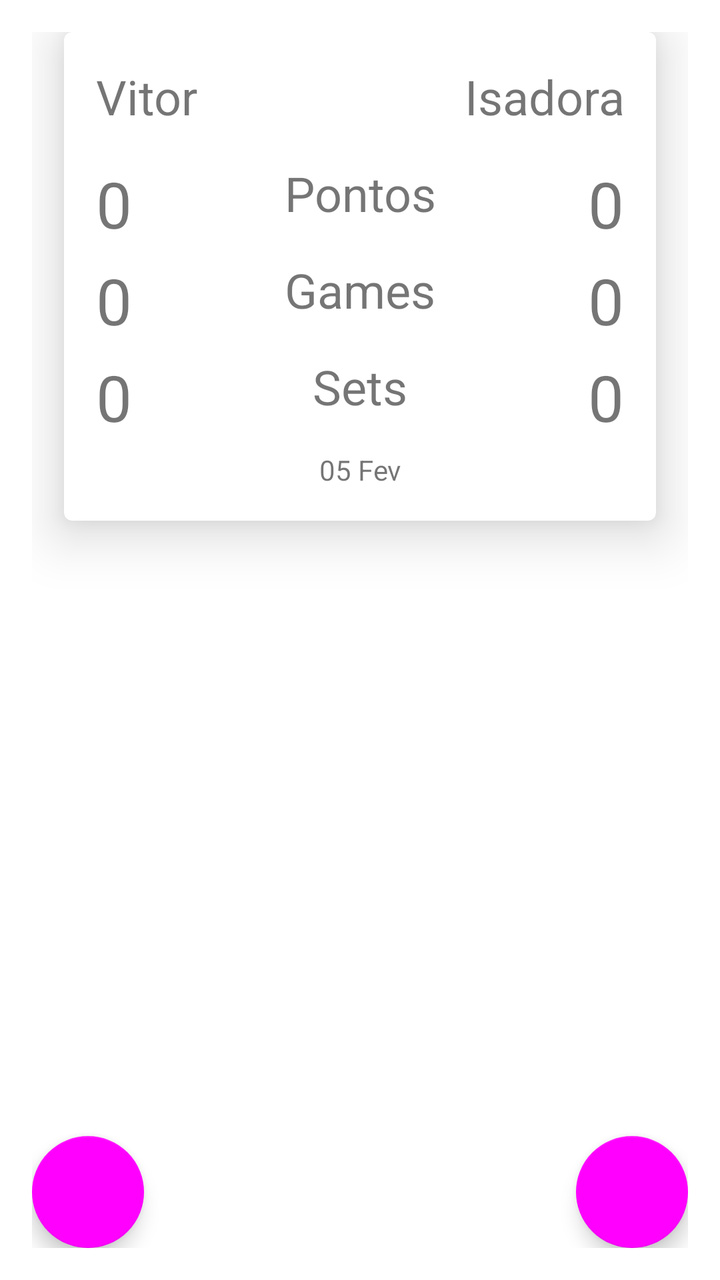
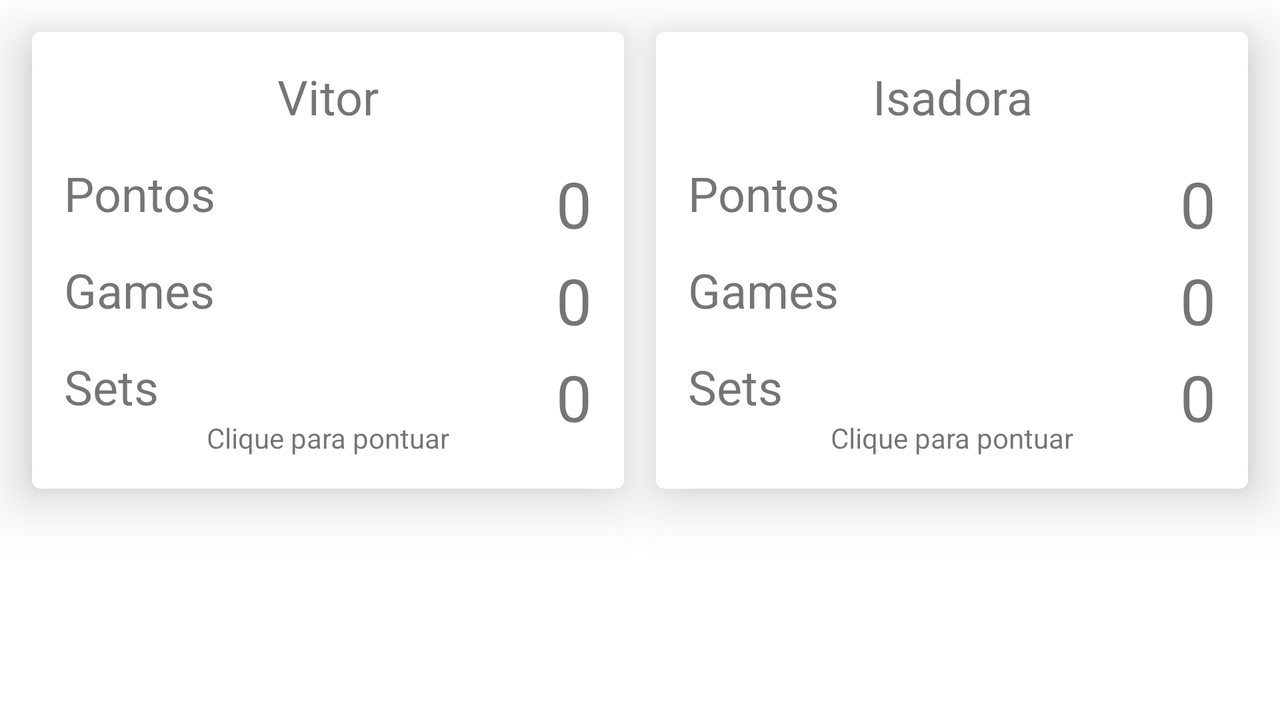

The same Android screen from two of the app's own layout files: first res/layout/ as a phone draws it, then the repository's variant for another configuration, drawn on a device whose configuration selects that folder. Both files follow.
<!-- AndroidManifest.xml: application theme AppTheme -->
<!-- res/layout/activity_match.xml -->
<?xml version="1.0" encoding="utf-8"?>
<androidx.constraintlayout.widget.ConstraintLayout xmlns:android="http://schemas.android.com/apk/res/android"
        xmlns:app="http://schemas.android.com/apk/res-auto"
        android:layout_width="match_parent"
        android:layout_height="match_parent"
        android:background="@android:color/white"
        android:padding="@dimen/default_margin"
        >

    <include layout="@layout/component_match" />

    <com.google.android.material.floatingactionbutton.FloatingActionButton
            android:id="@+id/match_host_add_point"
            android:layout_width="wrap_content"
            android:layout_height="wrap_content"
            app:layout_constraintBottom_toBottomOf="parent"
            app:layout_constraintStart_toStartOf="parent"
            />


    <com.google.android.material.floatingactionbutton.FloatingActionButton
            android:id="@+id/match_guest_add_point"
            android:layout_width="wrap_content"
            android:layout_height="wrap_content"
            app:layout_constraintBottom_toBottomOf="parent"
            app:layout_constraintEnd_toEndOf="parent"
            />

</androidx.constraintlayout.widget.ConstraintLayout>
<!-- res/layout/component_match.xml (included above) -->
<?xml version="1.0" encoding="utf-8"?>
<com.google.android.material.card.MaterialCardView xmlns:android="http://schemas.android.com/apk/res/android"
        xmlns:app="http://schemas.android.com/apk/res-auto"
        xmlns:tools="http://schemas.android.com/tools"
        android:id="@+id/component_match_card"
        android:layout_width="match_parent"
        android:layout_height="wrap_content"
        android:layout_marginStart="@dimen/default_margin"
        android:layout_marginTop="@dimen/default_margin"
        android:layout_marginEnd="@dimen/default_margin"
        android:clickable="true"
        android:focusable="true"
        android:foreground="?attr/selectableItemBackground"
        app:cardElevation="@dimen/default_margin"
        >

    <androidx.constraintlayout.widget.ConstraintLayout
            android:layout_width="match_parent"
            android:layout_height="wrap_content"
            android:padding="@dimen/default_margin"
            >

        <View
                android:id="@+id/component_match_anchor"
                android:layout_width="1dp"
                android:layout_height="1dp"
                android:visibility="invisible"
                app:layout_constraintEnd_toEndOf="parent"
                app:layout_constraintStart_toStartOf="parent"
                app:layout_constraintTop_toTopOf="parent"
                />

        <androidx.appcompat.widget.AppCompatTextView
                android:id="@+id/component_match_host_name"
                android:layout_width="0dp"
                android:layout_height="wrap_content"
                android:ellipsize="end"
                android:maxLines="1"
                android:textSize="@dimen/label_text_size"
                app:layout_constraintEnd_toStartOf="@id/component_match_anchor"
                app:layout_constraintStart_toStartOf="parent"
                app:layout_constraintTop_toTopOf="parent"
                tools:text="Vitor"
                />

        <androidx.appcompat.widget.AppCompatTextView
                android:id="@+id/component_match_host_points"
                android:layout_width="0dp"
                android:layout_height="wrap_content"
                android:text="@string/zero"
                android:textSize="@dimen/score_text_size"
                app:layout_constraintStart_toStartOf="parent"
                app:layout_constraintTop_toTopOf="@id/component_match_points_label"
                />

        <androidx.appcompat.widget.AppCompatTextView
                android:id="@+id/component_match_host_games"
                android:layout_width="wrap_content"
                android:layout_height="wrap_content"
                android:text="@string/zero"
                android:textSize="@dimen/score_text_size"
                app:layout_constraintStart_toStartOf="parent"
                app:layout_constraintTop_toTopOf="@id/component_match_games_label"
                />

        <androidx.appcompat.widget.AppCompatTextView
                android:id="@+id/component_match_host_sets"
                android:layout_width="wrap_content"
                android:layout_height="wrap_content"
                android:text="@string/zero"
                android:textSize="@dimen/score_text_size"
                app:layout_constraintStart_toStartOf="parent"
                app:layout_constraintTop_toTopOf="@id/component_match_sets_label"
                />

        <androidx.appcompat.widget.AppCompatTextView
                android:id="@+id/component_match_started"
                android:layout_width="wrap_content"
                android:layout_height="wrap_content"
                android:layout_marginTop="@dimen/default_margin"
                app:layout_constraintEnd_toEndOf="parent"
                app:layout_constraintStart_toStartOf="parent"
                app:layout_constraintTop_toBottomOf="@id/component_match_sets_label"
                tools:text="05 Fev"
                />

        <androidx.appcompat.widget.AppCompatTextView
                android:id="@+id/component_match_points_label"
                android:layout_width="wrap_content"
                android:layout_height="wrap_content"
                android:layout_marginTop="@dimen/default_margin"
                android:text="@string/points"
                android:textSize="@dimen/label_text_size"
                app:layout_constraintEnd_toEndOf="parent"
                app:layout_constraintStart_toStartOf="parent"
                app:layout_constraintTop_toBottomOf="@id/component_match_host_name"
                />

        <androidx.appcompat.widget.AppCompatTextView
                android:id="@+id/component_match_games_label"
                android:layout_width="wrap_content"
                android:layout_height="wrap_content"
                android:layout_marginTop="@dimen/default_margin"
                android:text="@string/games"
                android:textSize="@dimen/label_text_size"
                app:layout_constraintEnd_toEndOf="parent"
                app:layout_constraintStart_toStartOf="parent"
                app:layout_constraintTop_toBottomOf="@id/component_match_points_label"
                />

        <androidx.appcompat.widget.AppCompatTextView
                android:id="@+id/component_match_sets_label"
                android:layout_width="wrap_content"
                android:layout_height="wrap_content"
                android:layout_marginTop="@dimen/default_margin"
                android:text="@string/sets"
                android:textSize="@dimen/label_text_size"
                app:layout_constraintEnd_toEndOf="parent"
                app:layout_constraintStart_toStartOf="parent"
                app:layout_constraintTop_toBottomOf="@id/component_match_games_label"
                />

        <androidx.appcompat.widget.AppCompatTextView
                android:id="@+id/component_match_guest_name"
                android:layout_width="0dp"
                android:layout_height="wrap_content"
                android:ellipsize="end"
                android:gravity="end"
                android:maxLines="1"
                android:textSize="@dimen/label_text_size"
                app:layout_constraintEnd_toEndOf="parent"
                app:layout_constraintStart_toEndOf="@id/component_match_host_name"
                app:layout_constraintTop_toTopOf="parent"
                tools:text="Isadora"
                />

        <androidx.appcompat.widget.AppCompatTextView
                android:id="@+id/component_match_guest_points"
                android:layout_width="wrap_content"
                android:layout_height="wrap_content"
                android:text="@string/zero"
                android:textSize="@dimen/score_text_size"
                app:layout_constraintEnd_toEndOf="parent"
                app:layout_constraintTop_toTopOf="@id/component_match_points_label"
                />

        <androidx.appcompat.widget.AppCompatTextView
                android:id="@+id/component_match_guest_games"
                android:layout_width="wrap_content"
                android:layout_height="wrap_content"
                android:text="@string/zero"
                android:textSize="@dimen/score_text_size"
                app:layout_constraintEnd_toEndOf="parent"
                app:layout_constraintTop_toTopOf="@id/component_match_games_label"
                />

        <androidx.appcompat.widget.AppCompatTextView
                android:id="@+id/component_match_guest_sets"
                android:layout_width="wrap_content"
                android:layout_height="wrap_content"
                android:text="@string/zero"
                android:textSize="@dimen/score_text_size"
                app:layout_constraintEnd_toEndOf="parent"
                app:layout_constraintTop_toTopOf="@id/component_match_sets_label"
                />

    </androidx.constraintlayout.widget.ConstraintLayout>
</com.google.android.material.card.MaterialCardView>
<!-- resources referenced by this layout -->
<resources>
  <dimen name="default_margin">16dp</dimen>
  <dimen name="label_text_size">24sp</dimen>
  <dimen name="score_text_size">32sp</dimen>
  <string name="games">Games</string>
  <string name="points">Pontos</string>
  <string name="sets">Sets</string>
  <string name="zero">0</string>
  <style name="AppTheme" parent="Theme.MaterialComponents.Light.DarkActionBar">
          <item name="colorPrimary">@color/tennisGreen</item>
          <item name="colorOnPrimary">@android:color/white</item>
  
          <item name="colorSecondary">@color/tennisGreen</item>
          <item name="colorOnSecondary">@android:color/white</item>
  
          <item name="colorPrimaryDark">@color/tennisGreenDark</item>
      </style>
</resources>
<!-- res/layout-land/activity_match.xml (the repository's variant of the layout above) -->
<!-- drawn on the phone turned sideways -->
<?xml version="1.0" encoding="utf-8"?>
<androidx.constraintlayout.widget.ConstraintLayout xmlns:android="http://schemas.android.com/apk/res/android"
        xmlns:app="http://schemas.android.com/apk/res-auto"
        android:id="@+id/ll_match_root"
        android:layout_width="match_parent"
        android:layout_height="match_parent"
        >

    <include
            android:id="@+id/in_land_match_host"
            layout="@layout/item_match_host"
            android:layout_width="0dp"
            android:layout_height="wrap_content"
            android:layout_marginStart="@dimen/default_margin"
            android:layout_marginLeft="@dimen/default_margin"
            android:layout_marginTop="@dimen/default_margin"
            android:layout_marginEnd="@dimen/half_default_margin"
            android:layout_marginRight="@dimen/half_default_margin"
            app:layout_constraintEnd_toStartOf="@+id/in_land_match_guest"
            app:layout_constraintStart_toStartOf="parent"
            app:layout_constraintTop_toTopOf="parent"
            />

    <include
            android:id="@+id/in_land_match_guest"
            layout="@layout/item_match_guest"
            android:layout_width="0dp"
            android:layout_height="wrap_content"
            android:layout_marginStart="@dimen/half_default_margin"
            android:layout_marginLeft="@dimen/half_default_margin"
            android:layout_marginTop="@dimen/default_margin"
            android:layout_marginEnd="@dimen/default_margin"
            android:layout_marginRight="@dimen/default_margin"
            app:layout_constraintEnd_toEndOf="parent"
            app:layout_constraintStart_toEndOf="@id/in_land_match_host"
            app:layout_constraintTop_toTopOf="parent"
            />

</androidx.constraintlayout.widget.ConstraintLayout>
<!-- res/layout/item_match_host.xml (included above) -->
<?xml version="1.0" encoding="utf-8"?>
<com.google.android.material.card.MaterialCardView xmlns:android="http://schemas.android.com/apk/res/android"
        xmlns:app="http://schemas.android.com/apk/res-auto"
        xmlns:tools="http://schemas.android.com/tools"
        android:layout_width="match_parent"
        android:layout_height="wrap_content"
        app:cardElevation="@dimen/default_margin"
        >

    <androidx.constraintlayout.widget.ConstraintLayout
            android:id="@+id/cl_match_host"
            android:layout_width="match_parent"
            android:layout_height="wrap_content"
            android:clickable="true"
            android:focusable="true"
            android:background="?attr/selectableItemBackground"
            android:onClick="onClick"
            android:padding="@dimen/default_margin"
            >

        <androidx.appcompat.widget.AppCompatTextView
                android:id="@+id/tv_match_host_name"
                android:layout_width="match_parent"
                android:layout_height="wrap_content"
                android:ellipsize="end"
                android:gravity="center"
                android:maxLines="1"
                android:textSize="@dimen/label_text_size"
                app:layout_constraintTop_toTopOf="parent"
                tools:text="@string/placeholder_host"
                />

        <androidx.appcompat.widget.AppCompatTextView
                android:id="@+id/tv_match_host_points_label"
                android:layout_width="wrap_content"
                android:layout_height="wrap_content"
                android:layout_marginTop="@dimen/default_margin"
                android:text="@string/points"
                android:textSize="@dimen/label_text_size"
                app:layout_constraintStart_toStartOf="parent"
                app:layout_constraintTop_toBottomOf="@id/tv_match_host_name"
                />

        <androidx.appcompat.widget.AppCompatTextView
                android:id="@+id/tv_match_host_games_label"
                android:layout_width="wrap_content"
                android:layout_height="wrap_content"
                android:layout_marginTop="@dimen/default_margin"
                android:text="@string/games"
                android:textSize="@dimen/label_text_size"
                app:layout_constraintStart_toStartOf="parent"
                app:layout_constraintTop_toBottomOf="@id/tv_match_host_points_label"
                />

        <androidx.appcompat.widget.AppCompatTextView
                android:id="@+id/tv_match_host_sets_label"
                android:layout_width="wrap_content"
                android:layout_height="wrap_content"
                android:layout_marginTop="@dimen/default_margin"
                android:text="@string/sets"
                android:textSize="@dimen/label_text_size"
                app:layout_constraintStart_toStartOf="parent"
                app:layout_constraintTop_toBottomOf="@id/tv_match_host_games_label"
                />

        <androidx.appcompat.widget.AppCompatTextView
                android:layout_width="wrap_content"
                android:layout_height="wrap_content"
                android:text="@string/click_to_add_point"
                app:layout_constraintEnd_toEndOf="parent"
                app:layout_constraintStart_toStartOf="parent"
                app:layout_constraintTop_toBottomOf="@id/tv_match_host_sets_label"
                />

        <androidx.appcompat.widget.AppCompatTextView
                android:id="@+id/tv_match_host_points"
                android:layout_width="wrap_content"
                android:layout_height="wrap_content"
                android:text="@string/zero"
                android:textSize="@dimen/score_text_size"
                app:layout_constraintEnd_toEndOf="parent"
                app:layout_constraintTop_toTopOf="@id/tv_match_host_points_label"
                />

        <androidx.appcompat.widget.AppCompatTextView
                android:id="@+id/tv_match_host_games"
                android:layout_width="wrap_content"
                android:layout_height="wrap_content"
                android:text="@string/zero"
                android:textSize="@dimen/score_text_size"
                app:layout_constraintEnd_toEndOf="parent"
                app:layout_constraintTop_toTopOf="@id/tv_match_host_games_label"
                />

        <androidx.appcompat.widget.AppCompatTextView
                android:id="@+id/tv_match_host_sets"
                android:layout_width="wrap_content"
                android:layout_height="wrap_content"
                android:text="@string/zero"
                android:textSize="@dimen/score_text_size"
                app:layout_constraintEnd_toEndOf="parent"
                app:layout_constraintTop_toTopOf="@id/tv_match_host_sets_label"
                />

    </androidx.constraintlayout.widget.ConstraintLayout>

</com.google.android.material.card.MaterialCardView>
<!-- res/layout/item_match_guest.xml (included above) -->
<?xml version="1.0" encoding="utf-8"?>
<com.google.android.material.card.MaterialCardView xmlns:android="http://schemas.android.com/apk/res/android"
        xmlns:app="http://schemas.android.com/apk/res-auto"
        xmlns:tools="http://schemas.android.com/tools"
        android:layout_width="match_parent"
        android:layout_height="wrap_content"
        android:layout_marginStart="@dimen/default_margin"
        android:layout_marginTop="@dimen/default_margin"
        android:layout_marginEnd="@dimen/default_margin"
        app:cardElevation="@dimen/default_margin"
        >

    <androidx.constraintlayout.widget.ConstraintLayout
            android:id="@+id/cl_match_guest"
            android:layout_width="match_parent"
            android:layout_height="wrap_content"
            android:clickable="true"
            android:focusable="true"
            android:background="?attr/selectableItemBackground"
            android:onClick="onClick"
            android:padding="@dimen/default_margin"
            >

        <androidx.appcompat.widget.AppCompatTextView
                android:id="@+id/tv_match_guest_name"
                android:layout_width="match_parent"
                android:layout_height="wrap_content"
                android:ellipsize="end"
                android:gravity="center"
                android:maxLines="1"
                android:textSize="@dimen/label_text_size"
                app:layout_constraintTop_toTopOf="parent"
                tools:text="@string/placeholder_guest"
                />

        <androidx.appcompat.widget.AppCompatTextView
                android:id="@+id/tv_match_guest_points_label"
                android:layout_width="wrap_content"
                android:layout_height="wrap_content"
                android:layout_marginTop="@dimen/default_margin"
                android:text="@string/points"
                android:textSize="@dimen/label_text_size"
                app:layout_constraintStart_toStartOf="parent"
                app:layout_constraintTop_toBottomOf="@id/tv_match_guest_name"
                />

        <androidx.appcompat.widget.AppCompatTextView
                android:id="@+id/tv_match_guest_games_label"
                android:layout_width="wrap_content"
                android:layout_height="wrap_content"
                android:layout_marginTop="@dimen/default_margin"
                android:text="@string/games"
                android:textSize="@dimen/label_text_size"
                app:layout_constraintStart_toStartOf="parent"
                app:layout_constraintTop_toBottomOf="@id/tv_match_guest_points_label"
                />

        <androidx.appcompat.widget.AppCompatTextView
                android:id="@+id/tv_match_guest_sets_label"
                android:layout_width="wrap_content"
                android:layout_height="wrap_content"
                android:layout_marginTop="@dimen/default_margin"
                android:text="@string/sets"
                android:textSize="@dimen/label_text_size"
                app:layout_constraintStart_toStartOf="parent"
                app:layout_constraintTop_toBottomOf="@id/tv_match_guest_games_label"
                />

        <androidx.appcompat.widget.AppCompatTextView
                android:layout_width="wrap_content"
                android:layout_height="wrap_content"
                android:text="@string/click_to_add_point"
                app:layout_constraintEnd_toEndOf="parent"
                app:layout_constraintStart_toStartOf="parent"
                app:layout_constraintTop_toBottomOf="@id/tv_match_guest_sets_label"
                />

        <androidx.appcompat.widget.AppCompatTextView
                android:id="@+id/tv_match_guest_points"
                android:layout_width="wrap_content"
                android:layout_height="wrap_content"
                android:text="@string/zero"
                android:textSize="@dimen/score_text_size"
                app:layout_constraintEnd_toEndOf="parent"
                app:layout_constraintTop_toTopOf="@id/tv_match_guest_points_label"
                />

        <androidx.appcompat.widget.AppCompatTextView
                android:id="@+id/tv_match_guest_games"
                android:layout_width="wrap_content"
                android:layout_height="wrap_content"
                android:text="@string/zero"
                android:textSize="@dimen/score_text_size"
                app:layout_constraintEnd_toEndOf="parent"
                app:layout_constraintTop_toTopOf="@id/tv_match_guest_games_label"
                />

        <androidx.appcompat.widget.AppCompatTextView
                android:id="@+id/tv_match_guest_sets"
                android:layout_width="wrap_content"
                android:layout_height="wrap_content"
                android:text="@string/zero"
                android:textSize="@dimen/score_text_size"
                app:layout_constraintEnd_toEndOf="parent"
                app:layout_constraintTop_toTopOf="@id/tv_match_guest_sets_label"
                />

    </androidx.constraintlayout.widget.ConstraintLayout>

</com.google.android.material.card.MaterialCardView>
<!-- resources referenced by the variant -->
<!-- as the phone turned sideways resolves them -->
<resources>
  <dimen name="default_margin">16dp</dimen>
  <dimen name="half_default_margin">8dp</dimen>
  <dimen name="label_text_size">24sp</dimen>
  <dimen name="score_text_size">32sp</dimen>
  <string name="click_to_add_point">Clique para pontuar</string>
  <string name="games">Games</string>
  <string name="placeholder_guest">Isadora</string>
  <string name="placeholder_host">Vitor</string>
  <string name="points">Pontos</string>
  <string name="sets">Sets</string>
  <string name="zero">0</string>
  <style name="AppTheme" parent="Theme.MaterialComponents.Light.DarkActionBar">
          <item name="colorPrimary">@color/tennisGreen</item>
          <item name="colorOnPrimary">@android:color/white</item>
  
          <item name="colorSecondary">@color/tennisGreen</item>
          <item name="colorOnSecondary">@android:color/white</item>
  
          <item name="colorPrimaryDark">@color/tennisGreenDark</item>
      </style>
</resources>
